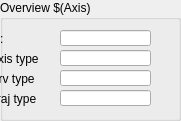
  <widget class="QGroupBox" name="groupBox">
   <property name="geometry">
    <rect>
     <x>710</x>
     <y>10</y>
     <width>181</width>
     <height>121</height>
    </rect>
   </property>
   <property name="title">
    <string>Overview $(Axis)</string>
   </property>
   <widget class="caLabel" name="calabel_70">
    <property name="geometry">
     <rect>
      <x>-10</x>
      <y>90</y>
      <width>69</width>
      <height>18</height>
     </rect>
    </property>
    <property name="minimumSize">
     <size>
      <width>69</width>
      <height>18</height>
     </size>
    </property>
    <property name="text">
     <string>Traj type</string>
    </property>
   </widget>
   <widget class="caLineEdit" name="calineedit_10">
    <property name="geometry">
     <rect>
      <x>60</x>
      <y>50</y>
      <width>91</width>
      <height>16</height>
     </rect>
    </property>
    <property name="channel" stdset="0">
     <string notr="true">$(SYS):$(Axis)-Type</string>
    </property>
    <property name="colorMode">
     <enum>caLineEdit::Default</enum>
    </property>
    <property name="alarmHandling">
     <enum>caLineEdit::onBackground</enum>
    </property>
    <property name="precisionMode">
     <enum>caLineEdit::User</enum>
    </property>
   </widget>
   <widget class="caLabel" name="calabel_69">
    <property name="geometry">
     <rect>
      <x>-10</x>
      <y>70</y>
      <width>69</width>
      <height>18</height>
     </rect>
    </property>
    <property name="minimumSize">
     <size>
      <width>69</width>
      <height>18</height>
     </size>
    </property>
    <property name="text">
     <string>Drv type</string>
    </property>
   </widget>
   <widget class="caLineEdit" name="calineedit_11">
    <property name="geometry">
     <rect>
      <x>60</x>
      <y>70</y>
      <width>91</width>
      <height>16</height>
     </rect>
    </property>
    <property name="channel" stdset="0">
     <string notr="true">$(SYS):$(Axis)-DrvType</string>
    </property>
    <property name="colorMode">
     <enum>caLineEdit::Default</enum>
    </property>
    <property name="alarmHandling">
     <enum>caLineEdit::onBackground</enum>
    </property>
    <property name="precisionMode">
     <enum>caLineEdit::User</enum>
    </property>
   </widget>
   <widget class="caLabel" name="calabel_68">
    <property name="geometry">
     <rect>
      <x>-10</x>
      <y>50</y>
      <width>69</width>
      <height>18</height>
     </rect>
    </property>
    <property name="minimumSize">
     <size>
      <width>69</width>
      <height>18</height>
     </size>
    </property>
    <property name="text">
     <string>Axis type</string>
    </property>
   </widget>
   <widget class="caLineEdit" name="calineedit_15">
    <property name="geometry">
     <rect>
      <x>60</x>
      <y>90</y>
      <width>91</width>
      <height>16</height>
     </rect>
    </property>
    <property name="channel" stdset="0">
     <string notr="true">$(SYS):$(Axis)-TrajType</string>
    </property>
    <property name="colorMode">
     <enum>caLineEdit::Default</enum>
    </property>
    <property name="alarmHandling">
     <enum>caLineEdit::onBackground</enum>
    </property>
    <property name="precisionMode">
     <enum>caLineEdit::User</enum>
    </property>
   </widget>
   <widget class="caLineEdit" name="calineedit_12">
    <property name="geometry">
     <rect>
      <x>60</x>
      <y>30</y>
      <width>91</width>
      <height>16</height>
     </rect>
    </property>
    <property name="text">
     <string/>
    </property>
    <property name="channel" stdset="0">
     <string notr="true">$(SYS):$(Axis)-Id</string>
    </property>
    <property name="colorMode">
     <enum>caLineEdit::Default</enum>
    </property>
    <property name="alarmHandling">
     <enum>caLineEdit::onBackground</enum>
    </property>
    <property name="precisionMode">
     <enum>caLineEdit::User</enum>
    </property>
   </widget>
   <widget class="caLabel" name="calabel_76">
    <property name="geometry">
     <rect>
      <x>-10</x>
      <y>30</y>
      <width>69</width>
      <height>18</height>
     </rect>
    </property>
    <property name="minimumSize">
     <size>
      <width>69</width>
      <height>18</height>
     </size>
    </property>
    <property name="text">
     <string>Id:</string>
    </property>
   </widget>
  </widget>
